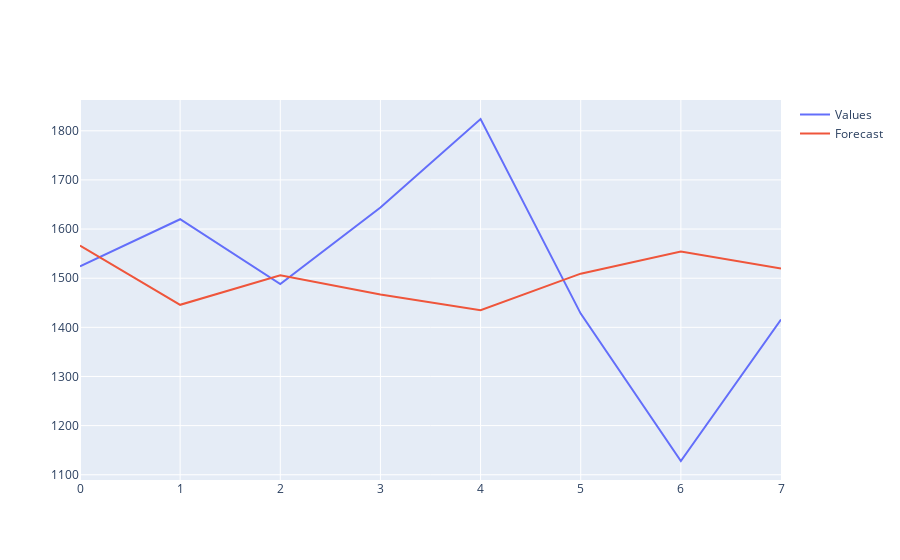

The notebook cell saved with this chart:
### Code cell
forecast2 = []
results2 = []
for time in range(len(Series) - window_size):
    forecast2.append(model.predict(Series.to_numpy()[time:time + window_size,:][np.newaxis]))

forecast2 = forecast2[TRAIN_SIZE-window_size:]
results2 = np.array(forecast2)[:, 0, 0]

df = Series.iloc[TRAIN_SIZE:,-1:].reset_index(drop=True)

data=[]
data.append(go.Scatter(
            x = df.index,
            y = pd.DataFrame(prod_transformer.inverse_transform(df)).iloc[:,0],
            mode="lines",
            name="Values",))
data.append(go.Scatter(
            x = df.index,
            y = pd.DataFrame(prod_transformer.inverse_transform(results2)).iloc[:,0],
            mode="lines",
            name="Forecast",))
fig=go.Figure(data=data)
pyo.iplot(fig)

### Figure 1 — Plotly figure (JSON) as saved in the notebook; plotly's stock layout.template omitted (floating-point values rounded to 4 significant figures)
{"data": [{"mode": "lines", "name": "Values", "type": "scatter", "x": [0, 1, 2, 3, 4, 5, 6, 7], "y": [1524, 1620, 1488, 1644, 1824, 1428, 1128, 1416]}, {"mode": "lines", "name": "Forecast", "type": "scatter", "x": [0, 1, 2, 3, 4, 5, 6, 7], "y": [1567.0, 1446.0, 1506.0, 1467.0, 1435.0, 1509.0, 1554.0, 1520.0]}], "layout": {}}
